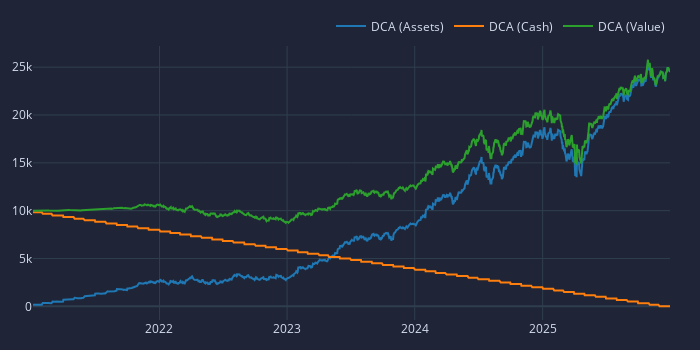

Notebook cell for this chart:
### Markdown cell above
## 2b. The "Real" Baseline: Monthly Savings Plan (DCA)

Instead of investing $10k at once, let's invest $1,000 every month.

### Code cell
# Create a mask for the first day of every month
month_mask = ~price.index.to_period('M').duplicated()

# Define size: our initial cash divided by the number of assets
# and divided by the number of months we will be investing
dca_size = np.full_like(price, np.nan)
dca_size[month_mask] = 10000 / len(symbols) / sum(month_mask)

pf_dca = vbt.Portfolio.from_orders(
    price, 
    dca_size, 
    size_type='value', 
    init_cash=10000 / len(symbols),
    fees=0.001,
)

print(f"DCA Total Return: {pf_dca.total_return().mean():.2%}")
# Plot the value growth over time
fig = pf_dca.asset_value().sum(axis=1).vbt.plot(trace_kwargs=dict(name='DCA (Assets)'))
pf_dca.cash().sum(axis=1).vbt.plot(trace_kwargs=dict(name='DCA (Cash)'), fig=fig)
pf_dca.value().sum(axis=1).vbt.plot(trace_kwargs=dict(name='DCA (Value)'), fig=fig)
fig.show()

### Figure 1 — Plotly figure (JSON) as saved in the notebook; plotly's stock layout.template omitted (floating-point values rounded to 4 significant figures; data arrays with more than 128 entries replaced by an {"elided": "..."} marker saying what was removed)
{"data": [{"name": "DCA (Assets)", "showlegend": true, "type": "scatter", "uid": "9d2ddad9-5d15-429c-a070-6e982f8a001f", "x": {"elided": "1255 str values"}, "y": {"elided": "1255 float values"}}, {"name": "DCA (Cash)", "showlegend": true, "type": "scatter", "uid": "75bc1663-ab92-4073-927c-1266802153ea", "x": {"elided": "1255 str values"}, "y": {"elided": "1255 float values"}}, {"name": "DCA (Value)", "showlegend": true, "type": "scatter", "uid": "4b9ffe49-a16a-4f80-b419-9f52ad5e8ccf", "x": {"elided": "1255 str values"}, "y": {"elided": "1255 float values"}}], "layout": {"height": 350, "legend": {"orientation": "h", "traceorder": "normal", "x": 1, "xanchor": "right", "y": 1.02, "yanchor": "bottom"}, "margin": {"b": 30, "l": 30, "r": 30, "t": 30}, "width": 700}}
